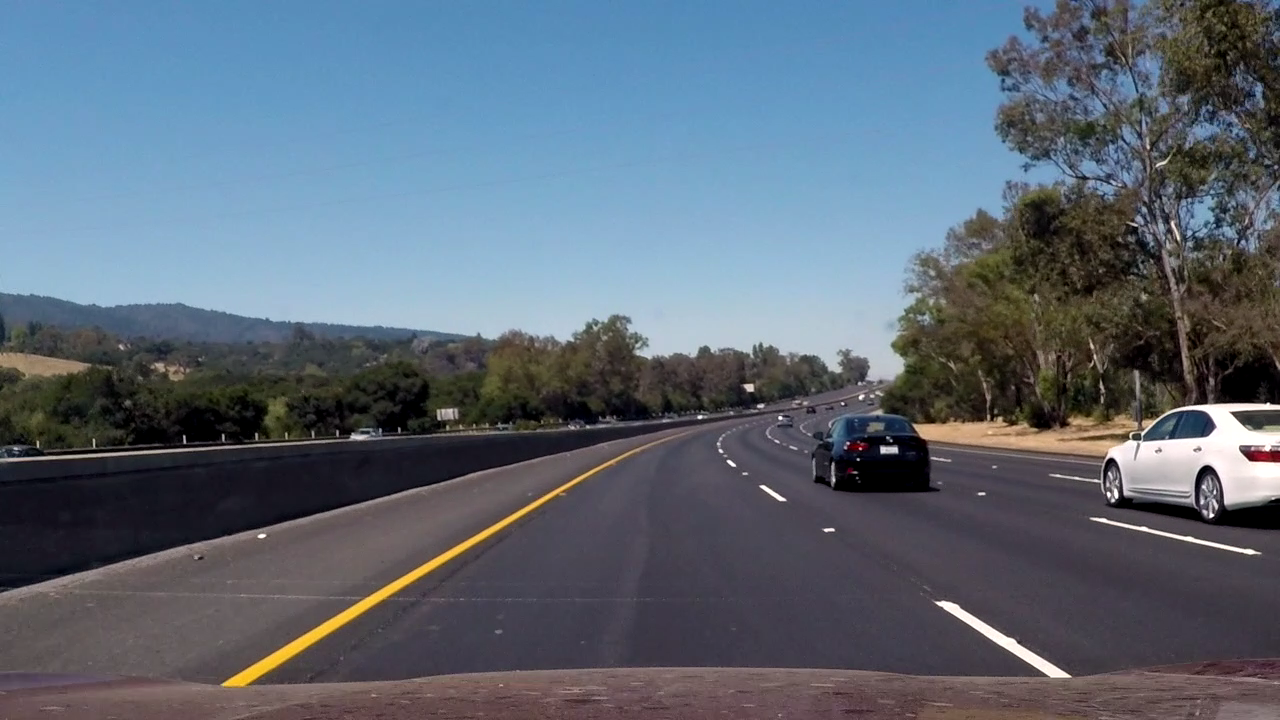
#> input picture Week2/lane_3.png, 1280 x 720 px, found by its file name
$ jupyter execute --allow-errors '基于Hough变换的车道线识别20220817.ipynb'
#> lines starting #> are read from the running program, lines starting #| are printed output that depends on the picture; after the words box and inside, x2 and y2 are one past the last pixel; in counts of white or black regions, pixels touching at a corner belong together
### 0.读入图片，灰度化

[cell 1]
import cv2
img = cv2.imread('f:/lane/lane_3.png')
#> img is the input picture: shape (720, 1280, 3); mean B, G, R 117.7, 104.5, 92.6
gray = cv2.cvtColor(img,cv2.COLOR_BGR2GRAY)
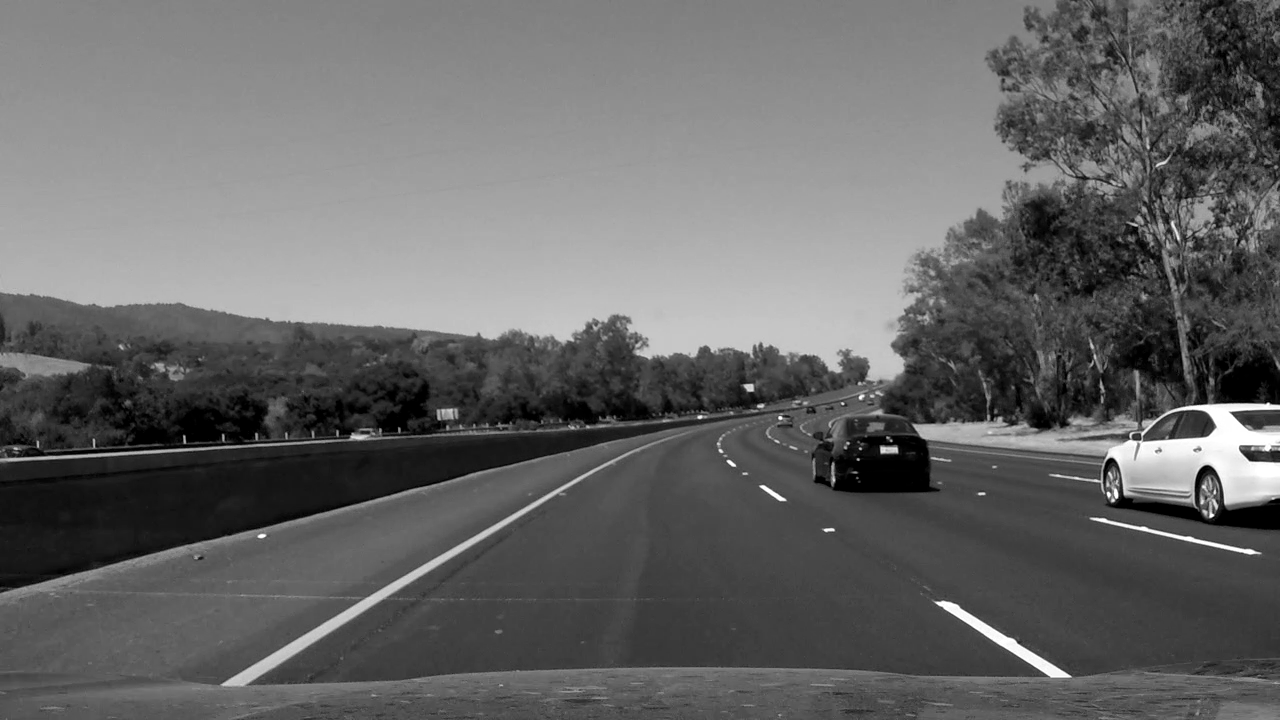
#> gray: shape (720, 1280); min 0, max 255, mean 102.4

cv2.imshow('img',img)
cv2.imshow('gray',gray)

cv2.waitKey()
cv2.destroyAllWindows()

### 1.高斯平滑处理

[cell 2]
blur_ksize = 5
blur_gray = cv2.GaussianBlur(gray,(blur_ksize,blur_ksize),0,0)  #高斯平滑函数
cv2.imshow('blur_gray',blur_gray)
cv2.waitKey()
cv2.destroyAllWindows()

### 2.Canny边缘检测

[cell 3]
canny_lthreshold = 50
canny_hthreshold = 100
# 参数lthreshold和hthreshold的值较小时， 能够捕获更多的边缘信息。

edges = cv2.Canny(blur_gray,canny_lthreshold,canny_hthreshold)
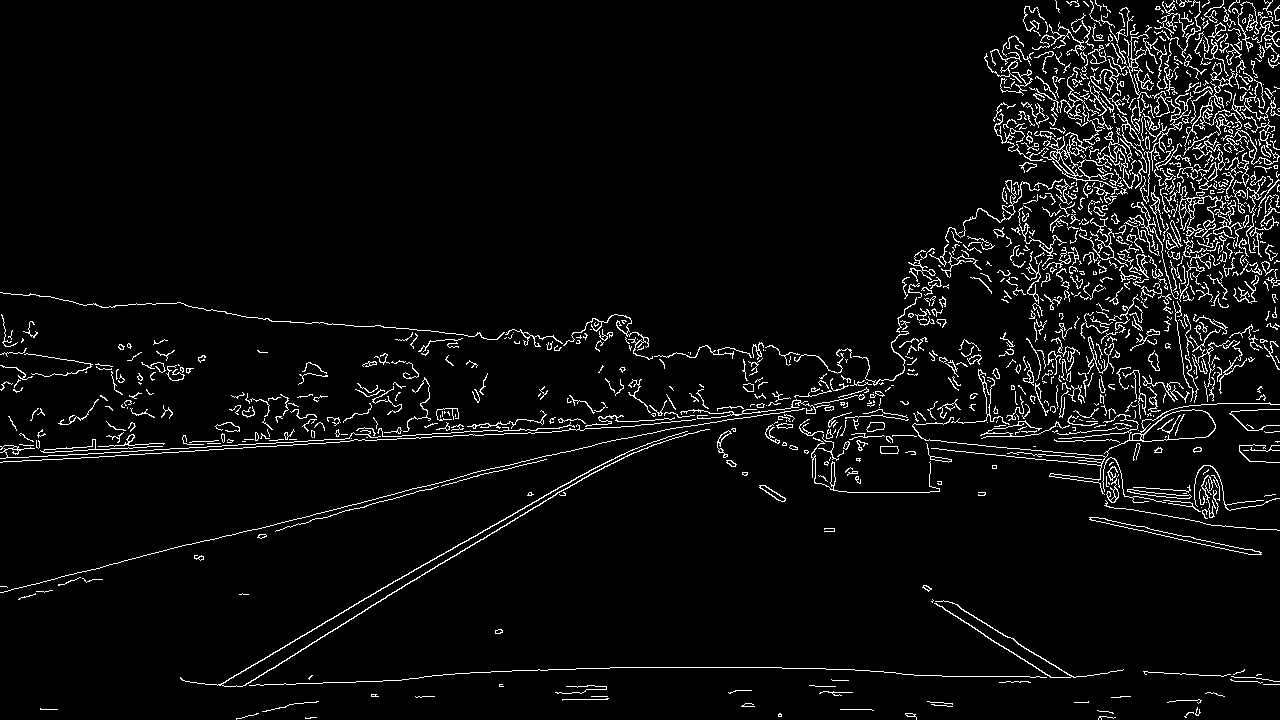
#> edges: shape (720, 1280); 4.8% white in thin lines or dots

cv2.imshow('edges',edges)
cv2.imwrite('f://lane//edges.jpg',edges)
cv2.waitKey()
cv2.destroyAllWindows()

### 3.ROI兴趣区域

[cell 4]
import numpy as np
def roi_mask(img,vertices): #vertices 代表4个顶点坐标，（横坐标，纵坐标）
    mask = np.zeros_like(img,np.uint8)
    mask_color = 255  #白色
    cv2.fillPoly(mask,vertices,mask_color)
    masked_img = cv2.bitwise_and(img,mask)
    return masked_img
roi_vtx = np.array([[(69,660),(850,370),(720,420),(1066,650)]])
roi_edges = roi_mask(edges,roi_vtx)
#> in roi_mask, `cv2.fillPoly(mask,vertices,mask_color)`:
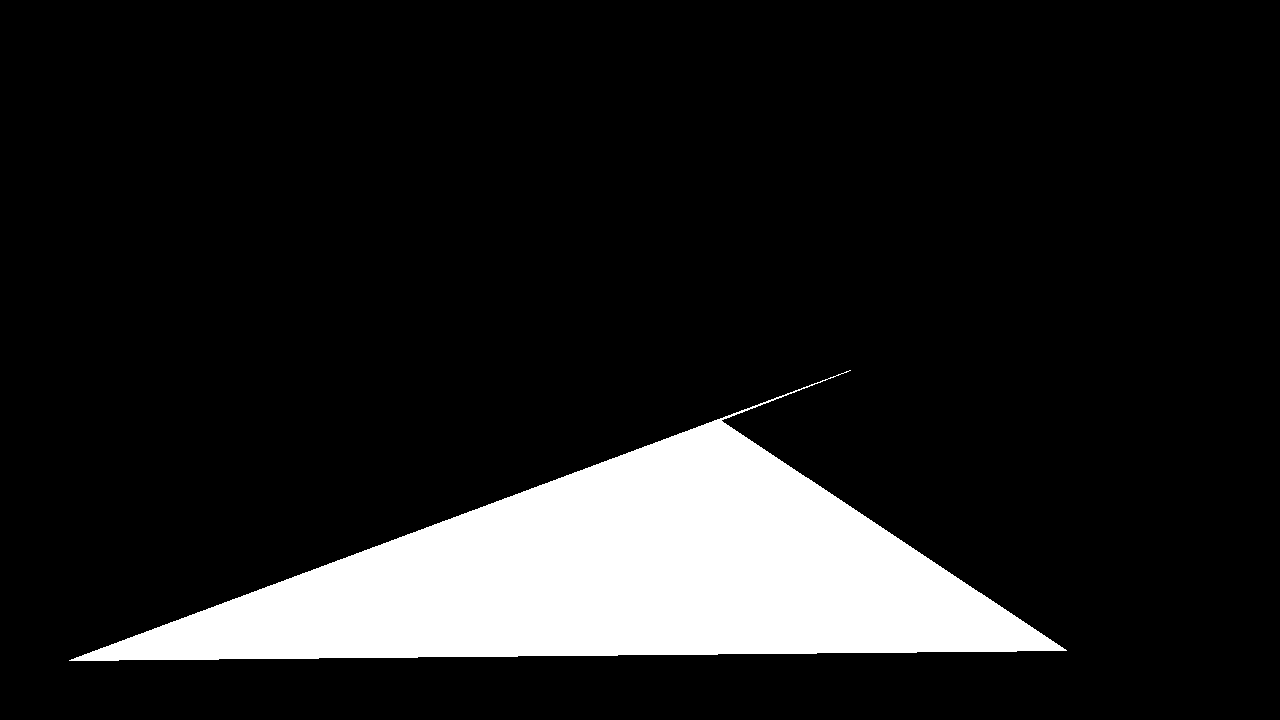
#> mask: shape (720, 1280); 12.8% white; 1 white region, box (x1, y1, x2, y2) and area: (69, 370, 1067, 661) 118188
#> in roi_mask, `masked_img = cv2.bitwise_and(img,mask)`:
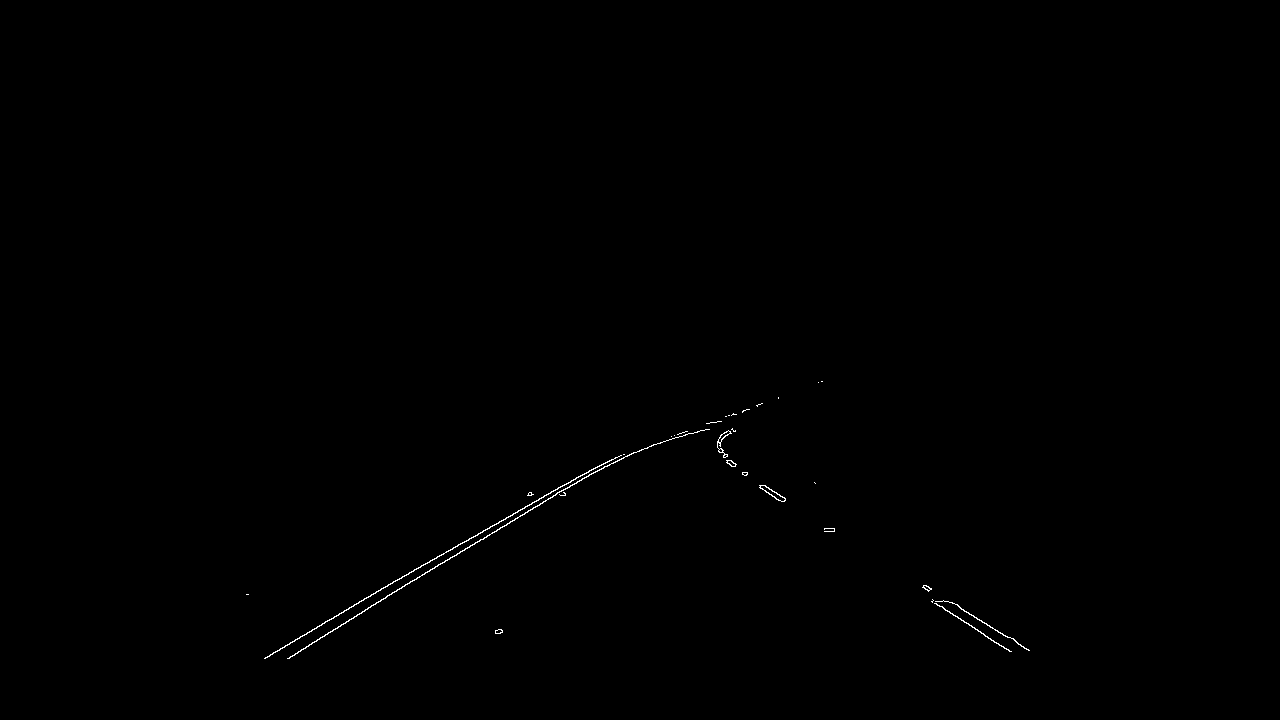
#> masked_img: shape (720, 1280); 0.2% white in thin lines or dots, all inside (x1, y1, x2, y2) = (246, 381, 1030, 659)

cv2.imshow('roi_edges',roi_edges)
cv2.waitKey()
cv2.destroyAllWindows()

### 4.Hough变换

[cell 5]
# Hough变换
rho = 1  #rho的步长，即直线到图像原点(0,0)点的距离
theta = np.pi / 180   #theta的范围
threshold = 40   #累加器中的值高于它时才认为是一条直线
min_line_length = 10   #线的最短长度，比这个短的都被忽略
max_line_gap = 20   #两条直线之间的最大间隔，小于此值，认为是一条直线

def draw_lines(img, lines, color=[0, 0, 255], thickness=4):
    for line in lines:
        for x1, y1, x2, y2 in line:
            cv2.line(img, (x1, y1), (x2, y2), color, thickness)


def hough_lines(img, rho, theta, threshold, min_line_len, max_line_gap):
    lines = cv2.HoughLinesP(img, rho, theta, threshold, np.array([]), minLineLength=min_line_len,
                            maxLineGap=max_line_gap)#函数输出的直接就是一组直线点的坐标位置（每条直线用两个点表示[x1,y1],[x2,y2]）
    print(lines)
    line_img = np.zeros((img.shape[0], img.shape[1], 3), dtype=np.uint8) #生成绘制直线的绘图板，黑底
    draw_lines(line_img, lines)
    return line_img

line_img = hough_lines(roi_edges , rho, theta, threshold,
                       min_line_length,max_line_gap)
#> in hough_lines, `lines = cv2.HoughLinesP(img, rho, theta, threshold, np.array([]), minL..`: lines = 16 rows, first 6: [265, 657, 591, 469], [357, 614, 595, 471], [317, 626, 551, 491], [309, 644, 416, 579], [923, 586, 1029, 650], [933, 600, 1009, 651]
#> (printed output is left out)
#> the loop in draw_lines, `for line in lines:` made 16 passes
#> line on passes 1 to 12: [[265, 657, 591, 469]], [[357, 614, 595, 471]], [[317, 626, 551, 491]], [[309, 644, 416, 579]], [[923, 586, 1029, 650]], [[933, 600, 1009, 651]], [[287, 658, 361, 613]], [[684, 432, 761, 403]], [[588, 471, 679, 436]], [[968, 623, 1010, 651]], [[727, 461, 785, 498]], [[387, 595, 570, 485]]

cv2.imshow("line_img",line_img )

cv2.waitKey(0)
cv2.destroyAllWindows()

### 5.hough变换优化

[cell 6]
# hough变换进行优化
def draw_lines(img, lines, color=[0, 0, 255], thickness=4):
    for line in lines:
        for x1, y1, x2, y2 in line:
            cv2.line(img, (x1, y1), (x2, y2), color, thickness)

def draw_lanes(img, lines, color=[255, 0, 0], thickness=8):
    left_lines, right_lines = [], []#用于存储左边和右边的直线
    for line in lines:#对直线进行分类
        for x1, y1, x2, y2 in line:
            k = (y2 - y1) / (x2 - x1)
            if k < 0:
                left_lines.append(line)
            else:
                right_lines.append(line)

    if (len(left_lines) <= 0 or len(right_lines) <= 0):
        return img

    clean_lines(left_lines, 0.5)#弹出左侧不满足斜率要求的直线
    clean_lines(right_lines, 0.5)#弹出右侧不满足斜率要求的直线
    draw_lines(img,left_lines)
    draw_lines(img,right_lines)


 #将不满足斜率要求的直线弹出
def clean_lines(lines, threshold):
    slope = [(y2 - y1) / (x2 - x1) for line in lines for x1, y1, x2, y2 in line]
    while len(lines) > 0:
        mean = np.mean(slope)   #计算斜率的平均值，因为后面会将直线和斜率值弹出
        diff = [abs(s - mean) for s in slope]#计算每条直线斜率与平均值的差值
        idx = np.argmax(diff)#计算差值的最大值的下标
        if diff[idx] > threshold:#将差值大于阈值的直线弹出
            slope.pop(idx)#弹出斜率
            lines.pop(idx)#弹出斜率
        else:
            break

def hough_lines(img, rho, theta, threshold, min_line_len, max_line_gap):
    lines = cv2.HoughLinesP(img, rho, theta, threshold, np.array([]), minLineLength=min_line_len, maxLineGap=max_line_gap)
    line_img = np.zeros((img.shape[0], img.shape[1], 3), dtype=np.uint8)
    draw_lanes(line_img, lines)
    # draw_lines(line_img, lines)
    return line_img

line_img = hough_lines(roi_edges, rho, theta, threshold, min_line_length, max_line_gap)
#> the loop in draw_lanes, `for line in lines:#对直线进行分类` made 16 passes
#> after the loop in draw_lanes, `for line in lines:#对直线进行分类`: left_lines = [[[265, 657, 591, 469]], [[357, 614, 595, 471]], [[317, 626, 551, 491]], [[309, 644, 416, 579]], [[287, 658, 361, 613]], [[684, 432, 761, 403]], [[588, 471, 679, 436]], [[387, 595, 570, 485]], [[475, 536, 599, 465]], [[605, 462, 617, 457]]]; right_lines = [[[923, 586, 1029, 650]], [[933, 600, 1009, 651]], [[968, 623, 1010, 651]], [[727, 461, 785, 498]], [[923, 585, 986, 623]], [[726, 462, 760, 485]]]
#> in clean_lines, `slope = [(y2 - y1) / (x2 - x1) for line in lines for x1, y1, x2, y2 in..`: slope = [-0.577, -0.601, -0.577, -0.607, -0.608, -0.377, -0.385, -0.601, -0.573, -0.417]
#> the loop in clean_lines, `while len(lines) > 0:` made 1 pass
#> (mean, idx) on pass 1: (-0.532, 5)
#> after the loop in clean_lines, `while len(lines) > 0:`: lines has the same summary as left_lines in draw_lanes
#> the loop in clean_lines (call 2), `while len(lines) > 0:` made 1 pass
#> (mean, diff, idx) on pass 1: (0.643, [0.0394, 0.0279, 0.0235, 0.00525, 0.04, 0.0333], 4)
#> the loop in draw_lines, `for line in lines:` made 10 passes
#> the loop in draw_lines (call 2), `for line in lines:` made 6 passes


cv2.imshow("roi_edges",roi_edges)
cv2.imshow("line_img",line_img )

cv2.waitKey(0)
cv2.destroyAllWindows()
